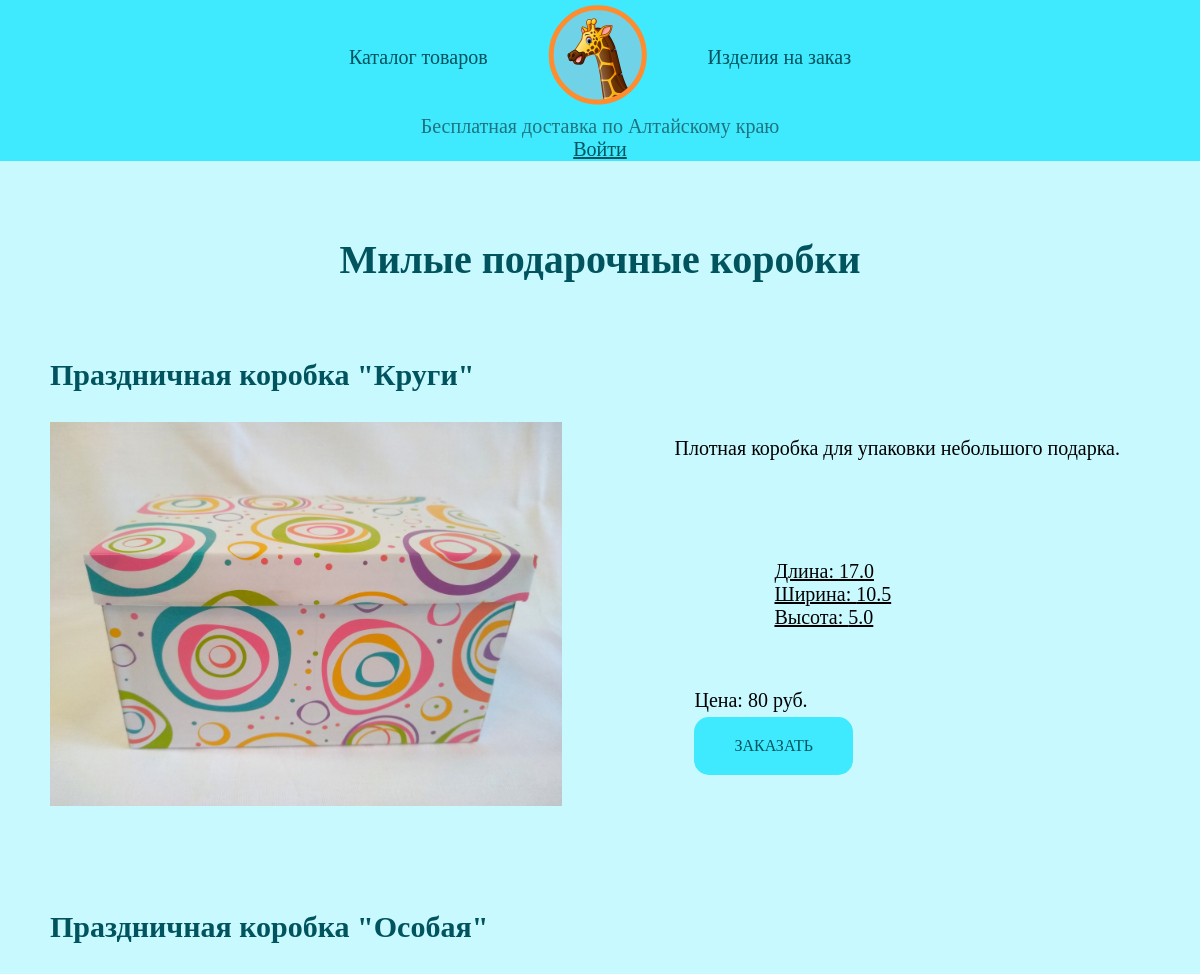
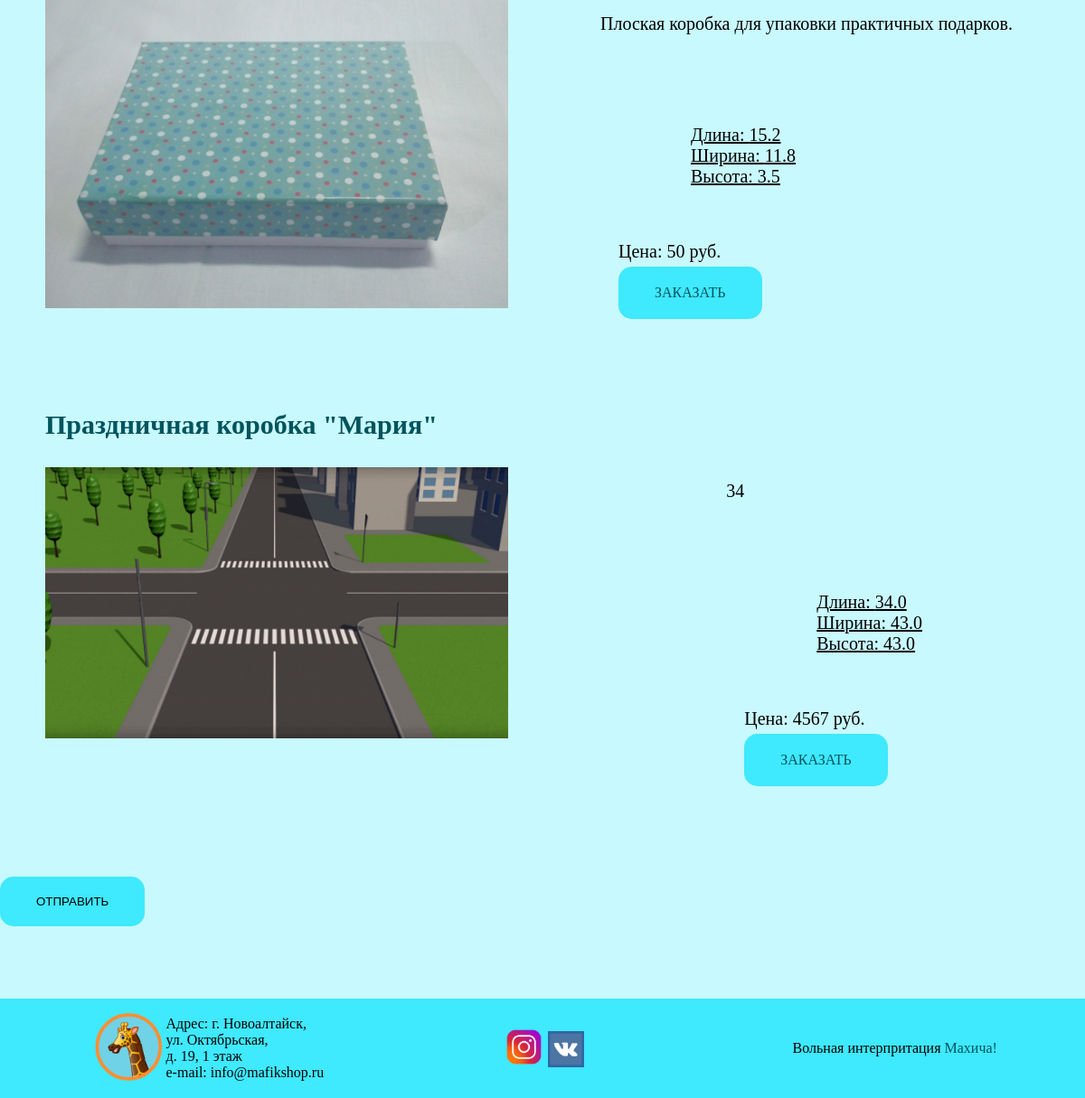
The page /girafic_app/boxes/ on the database its author committed (2 pictures, top to bottom).
### girafic_app/models.py (models this page shows)
class Box(models.Model):
    catalog = models.ForeignKey(Catalog, on_delete=models.CASCADE, verbose_name='Каталог', related_name='box')
    name = models.CharField(max_length=40, verbose_name='Название')
    photo = models.ImageField(upload_to='girafic_app/img', verbose_name='Фото')
    description = models.CharField(max_length=100, verbose_name='Описание')
    lenght = models.FloatField(verbose_name='Длина, см')
    width = models.FloatField(verbose_name='Ширина, см')
    height = models.FloatField(verbose_name='Высота, см')
    cost = models.IntegerField(verbose_name='Цена, руб.')
    data = models.DateTimeField(auto_now_add=True, verbose_name='Дата', null=True, blank=True)
    def __str__(self):
        return 'Праздничная коробка "' + str(self.name) + '"'
    class Meta:
        verbose_name = 'Коробка'
        verbose_name_plural = 'Коробки'

### girafic_app/views.py (the view)
# urls.py: path('boxes/', views.boxes, name='boxes'),
def boxes(request):
    boxes = Catalog.objects.filter(name='Текущий').last().box.all()
    return render(request, 'boxes.html', {'boxes': boxes})#'some_form': some_form})

### templates/boxes.html (shortened to what this page needs)
{% extends 'base.html' %}
{% load static %}
{% block body_block %}
	<main>
    	<h2 align="center">Милые подарочные коробки</h2>
        {% for box in boxes %}
            <h3>{{ box }}</h3>
            <div class="star">
            <div><img src="{{ box.photo.url }}" width="320" height="240" title="{{ box }}"></div>
            <ul>
                <li>
                    <p class="height">
                        {{ box.description }}
                    </p>
                </li>
                <li class="text-box">
                    <p>
		    			Длина: {{ box.lenght }}<br>
		    			Ширина: {{ box.width }}<br>
						Высота: {{ box.height }}<br>
                    </p>
                </li>
                <li class="order">
                    Цена: {{ box.cost }} руб.
                </li>
                <a class="button" href="{% url 'form' %}?type_=box&id_={{ box.id }}">Заказать</a>
            </ul>
        </div>
        {% endfor %}
        <form method="POST">
            <button class="button" type="submit">Отправить</button>
        </form>
    </main>
{% endblock %}

### templates/base.html (shortened to what this page needs)
{% load static %}
<!DOCTYPE html>
<html lang="ru">
    <head>
        <link href="{% static 'css/style.css' %}" rel="stylesheet">
    </head>
    <body>
        <header class="main-header">
            <nav class="main-navigation">
            <ul class="site-navigation">
            <li>
                <a class="navigation" href="{% url 'catalog' %}" title="Каталог товаров">Каталог товаров</a>
            </li>
            <li>
                <a class="navigation" title="Jiraffik Maffik" href="{% url 'index' %}">
                <img src="{% static 'img/logo.png' %}" width="100" height="100" alt="Логотип магазина 'Jiraffik Maffik'">
                </a>
            </li>
            <li>
                <a class="navigation" href="{% url 'form' %}" title="Заказать">Изделия на заказ</a>
            </li>
            </ul>
            </nav>
            <p class="delivery"> Бесплатная доставка по Алтайскому краю</p>
            {% if request.user.is_authenticated %}
                <a href="{% url 'profile' %}">Профиль</a>
                <a href="{% url 'logout' %}">Выйти</a>
            {% else %}
                <a href="{% url 'login' %}">Войти</a>
            {% endif %}
        </header>
    {% block body_block %}
    {% endblock %}
        <footer>
            <table class="footer" margin="center" width="100%">
                <tr>
                <td align="right" width="15%">
                <a class="navigation" href="{% url 'index' %}">
                <img src="{% static 'img/logo.png' %}" width="75" height="75" title="Jiraffik Maffik" alt="Логотип магазина "Jiraffik Maffik"">
                </a>
                </td>
                <td align="left" width="20%">
                <p>
                Aдрес: г. Новоалтайск,<br>
                ул. Октябрьская,<br>
                д. 19, 1 этаж<br>
                e-mail: info@mafikshop.ru
                </p>
                </td>
                <td align="center" width="30%">
                <a href="https://www.instagram.com/girafik_mafik_nvl/">
                <img src="{% static 'img/instagram.png' %}" width="45" height="45"> </a>
                <a href="https://vk.com/girafik_mafik">
                <img src="{% static 'img/vk.png' %}" width="40" height="40">
                </a>
                </td>
                <td align="center" width="35%">
                Вольная интерпритация
                <a href="https://vk.com/id259319352">Махича!</a>
                </td>
                </tr>
            </table>
        </footer>
    </body>
</html>

### static/css/style.css (style rules this page uses)
header { background-color: #3fe9fe; font-size: 20px; }
body { background-color: #c8f9ff; font-family: Century Gothic; width: 1200px; margin: 0 auto; }
footer { background-color: #3fe9fe; margin-top: 80px; }
.footer a { text-decoration: none; }
.button { display: inline-block; background-color: #3fe9fe; border-radius: 15px; text-align: center; vertical-align: middle; text-transform: uppercase; text-decoration: none; border: none; margin: 0; padding: 20px 40px; }
a { color: #01535d; }
h2 { color: #01535d; font-size: 40px; margin: 75px 0; }
h3 { color: #01535d; font-size: 30px; margin-left: 50px; }
li { list-style: none; }
img { max-width: 100%; height: auto; }
.main-header { text-align: center; }
.delivery { padding-top: 0; opacity: 0.5; }
.main-header p { margin: 0; padding: 0; }
.site-navigation { display: flex; align-items: center; justify-content: center; margin: 0; padding: 0; }
.site-navigation li { display: inline-block; margin: 5px 30px; padding-bottom: 0; }
.site-navigation a { text-decoration: none; }
.star { display: flex; padding: 0; justify-content: space-between; margin-bottom: 100px; }
.star p { padding: 0; margin: 15px 30px; }
.star ul { padding: 0; margin: 0 50px; }
.star img { min-width: 512px; min-height: 300px; margin-left: 50px; }
.star .button { margin-left: 50px; }
.text-box { padding-top: 70px; margin: 0 100px; font-size: 20px; text-decoration: underline; }
.order { margin-top: 60px; margin-bottom: 5px; margin-left: 50px; font-size: 20px; }
.height { font-size: 20px; }

### rows shown on the page
Box: name "Праздничная коробка \"Круги\"", photo (picture), description "Плотная коробка для упаковки небольшого подарка.", lenght "17.0", width "10.5", height "5.0", cost "80"
Box: name "Праздничная коробка \"Особая\"", photo (picture), description "Плоская коробка для упаковки практичных подарков.", lenght "15.2", width "11.8", height "3.5", cost "50"
Box: name "Праздничная коробка \"Мария\"", photo (picture), description "34", lenght "34.0", width "43.0", height "43.0", cost "4567"
